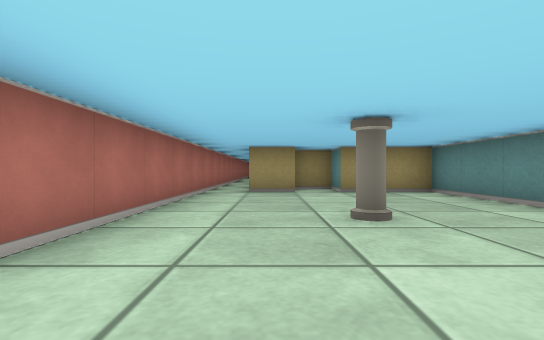
View 1 (above)

16 first-person views from a walk through a cub3D level. The camera is about half as high as the walls, looks level and sees 85° across. The floor is counted in squares. Each view is taken from the middle of a square. On the plan, view 1 faces up. The plan holds only what a view shows up to about 9 squares ahead; the rest is blank. The place goes on beyond the plan.

View 2
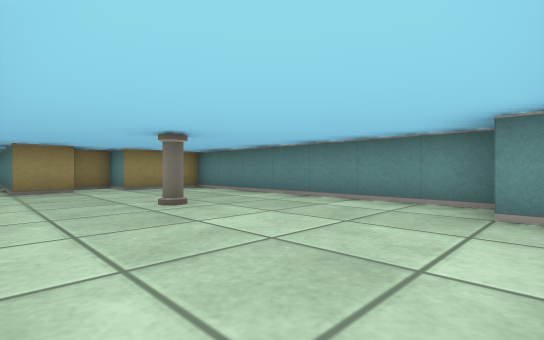

View 3
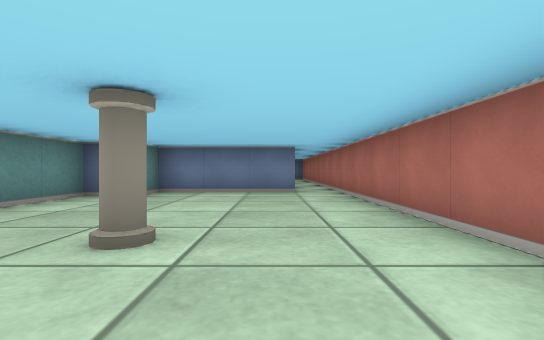

View 4
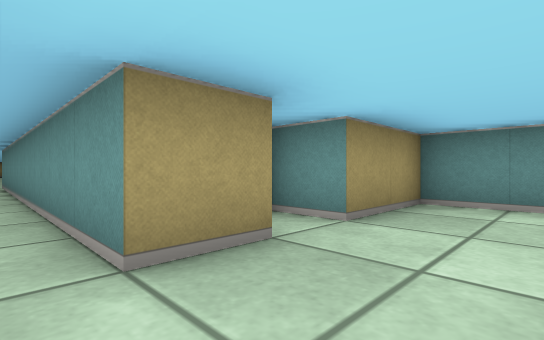

View 5
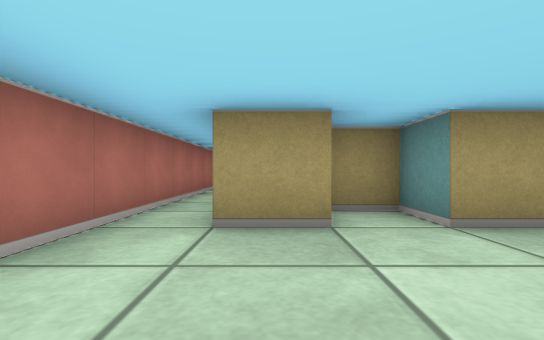

View 6
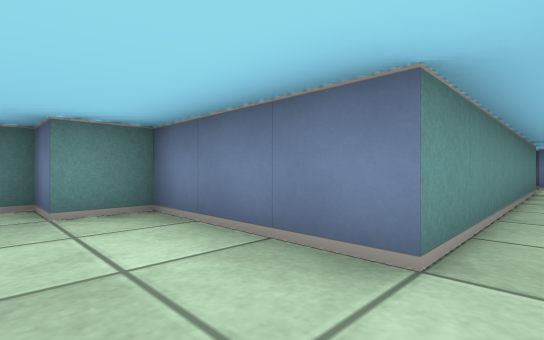

View 7
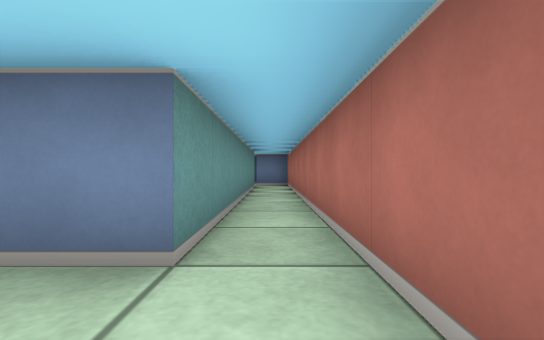

View 8
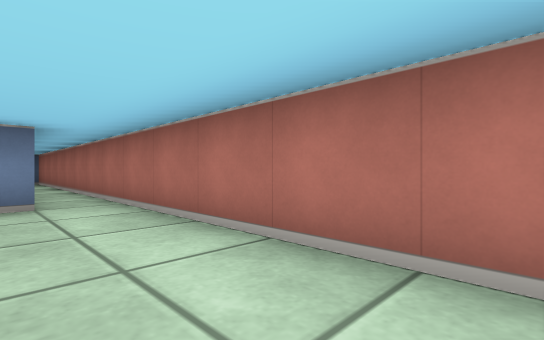

View 9
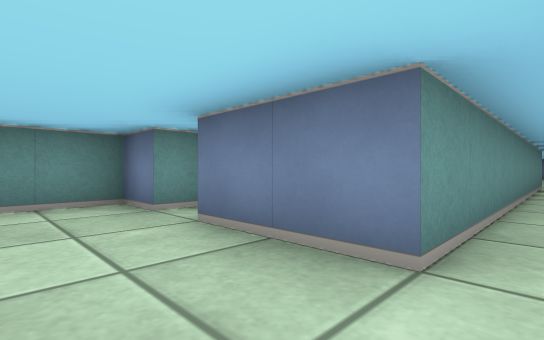

View 10
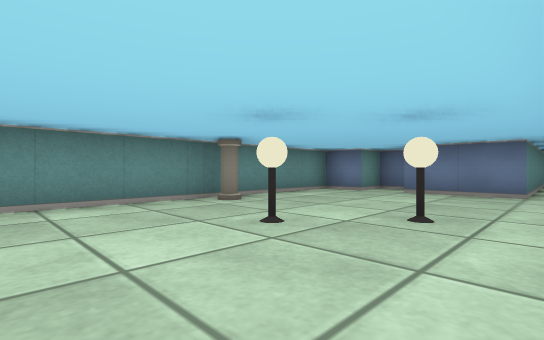

View 11
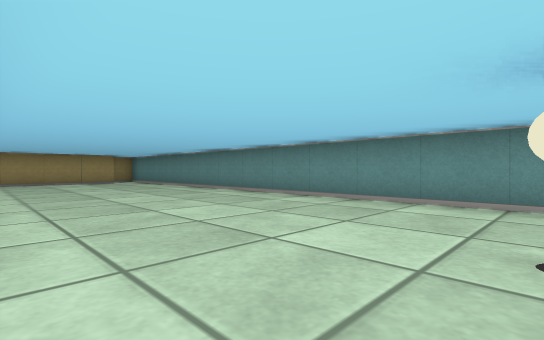

View 12
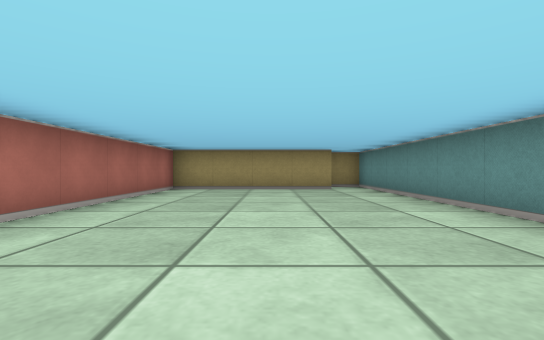

View 13
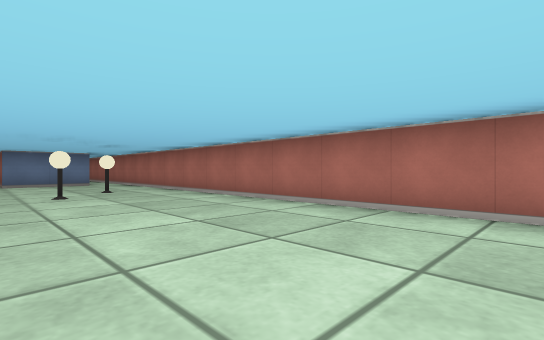

View 14
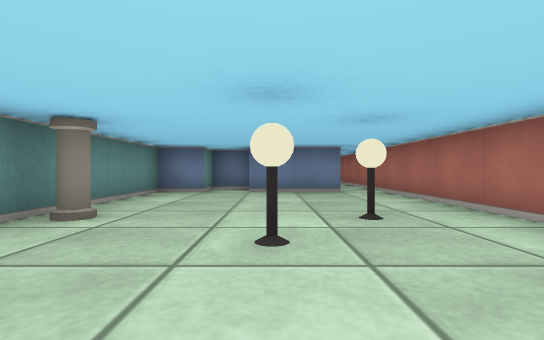

View 15
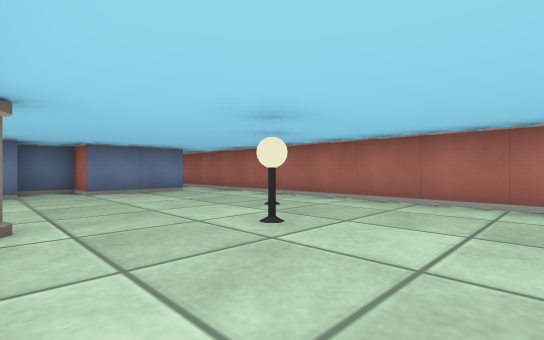

View 16
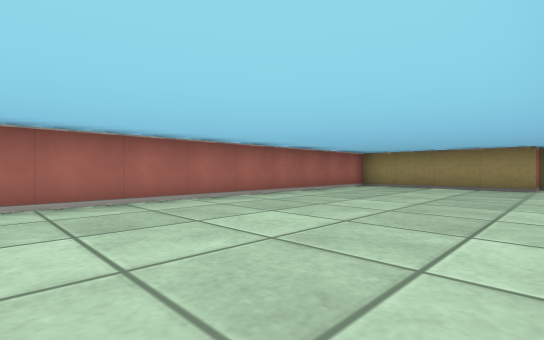

### Floor plan
Points are (right, up) in squares from view 1. A wall is a line through its corners. A room is listed if a view was taken in it or the views show most of it. See-through windows are left out.
Room 1 (views 1, 2, 3, 4, 5, 6, 7, 8)
walls: (0.6, 6.5) (-0.5, 6.5) (-0.5, 15.5); (-0.5, -1.5) (2.5, -1.5) (2.5, -0.5) (3.5, -0.5) (3.5, 6.5) (1.5, 6.5) (1.5, 7.5) (0.5, 7.5); (-1.5, 11.5) (-1.5, -1.6); (-1.5, 15.5) (-1.5, 13)
ways out: opening at (-1, 15) to room 2; opening at (-1, -2) to room 3
objects: pillar (1, 3)
Room 2 (views 9, 10, 11, 12, 13, 14, 15, 16)
walls: (-0.5, 15.5) (1.5, 15.5) (1.5, 14.5) (2.5, 14.5) (2.5, 15.5) (3.5, 15.5) (3.5, 32.5) (2.5, 32.5) (2.5, 31.5) (-1.5, 31.5) (-1.5, 15.5)
ways out: opening at (-1, 15) to room 1
objects: lamp (0, 19); lamp (1, 20); pillar (3, 19)
Room 3 (no view inside)
walls: (-1.5, -1.6) (-1.5, -8.8); (-0.5, -8.4) (-0.5, -1.5)
ways out: opening at (-1, -2) to room 1; opening at (-1, -9)

Positions as (right, up) in squares from view 1, and headings:
1: (0, 0), facing up
2: (-1, -1), facing up-right
3: (0, 5), facing down
4: (-1, 5), facing up-right
5: (0, 4), facing up
6: (-1, 0), facing down-right
7: (-1, 0), facing down
8: (0, 3), facing down-left
9: (-1, 17), facing down-right
10: (-1, 22), facing down-right
11: (-1, 20), facing up-right
12: (1, 24), facing up
13: (2, 26), facing down-left
14: (1, 22), facing down
15: (3, 22), facing down-left
16: (3, 23), facing up-left
